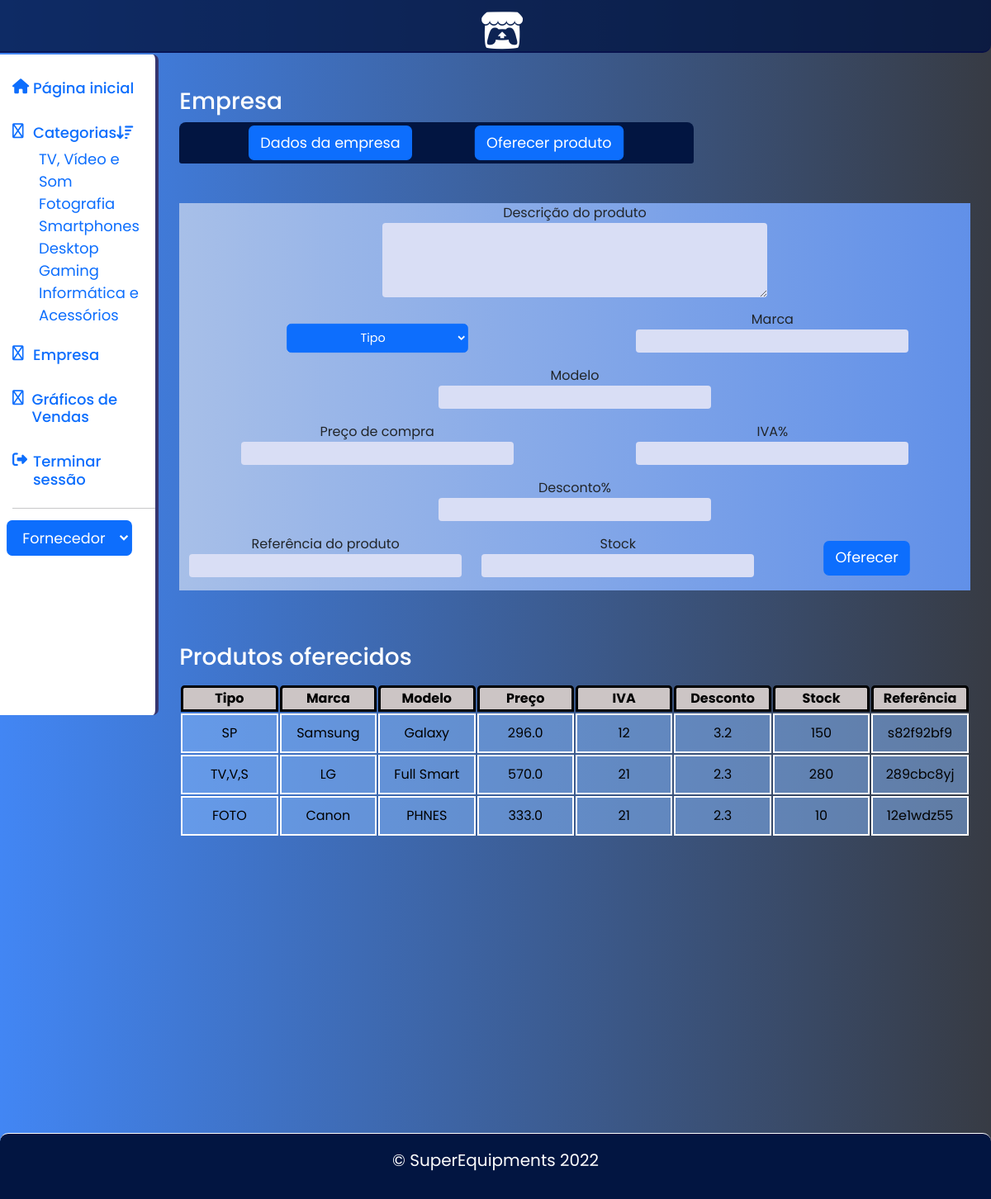
Screenshot of /oferecer_produto (signed in) with the database file from the repository.
### app.py (models this page shows)
class Produtos_Fornecedor(db.Model):
    __tablename__ = "Produtos Fornecedor"
    id = db.Column(db.Integer, primary_key=True)
    empresa = db.Column(db.String)
    email_empresa = db.Column(db.String(100))
    descriçao = db.Column(db.String)
    tipo = db.Column(db.String(100))
    marca = db.Column(db.String(200))
    modelo = db.Column(db.String(200))
    referencia = db.Column(db.String(9), unique=True)
    preço_compra = db.Column(db.Float)
    IVA = db.Column(db.Integer)
    desconto = db.Column(db.Float)
    stock = db.Column(db.Integer)

### app.py (the view, shortened to what this page needs)
@app.route('/oferecer_produto', methods=["GET", "POST"])
def oferecer_produto():
    if 'email' in session:
        if session['value_utilizador'] != 'Cliente':
            cookies = ler_cookie()
            value_utilizador = cookies['value_utilizador']
            email = cookies['email']
            produtos_fornecedor = Produtos_Fornecedor.query.filter_by(email_empresa=email)
            empresa = Fornecedor().query.filter_by(email=email).first()
            mensagem=""
            dados_empresa = Dados_Empresa.query.filter_by(id=1).first()
            form_oferecer = formularios.OferecerProduto()
            tipo=request.form.get('filtros')
            dados_formulario=formularios.OferecerProduto(request.form)
            referencia_existente = Produtos_Fornecedor.query.filter_by(referencia=dados_formulario.referencia.data).first()
            return render_template("fornecedor/oferecer_produto.html",
                                   produtos_fornecedor=produtos_fornecedor,
                                   form_oferecer=form_oferecer,
                                   categorias=categorias,
                                   dados_empresa=dados_empresa,
                                   value_utilizador=value_utilizador,
                                   mensagem=mensagem)
        else:
            return mensagem_interdito()
    return ir_fazer_login()

### formularios.py
class OferecerProduto(Form):
    descriçao = TextAreaField('Descrição do produto', [validators.InputRequired()])
    marca = StringField('Marca', [validators.InputRequired()])
    modelo = StringField('Modelo', [validators.InputRequired()])
    preço_compra = FloatField('Preço de compra', [validators.InputRequired()])
    IVA = IntegerField('IVA%', [validators.InputRequired()])
    desconto = FloatField('Desconto%', [validators.InputRequired()])
    referencia = StringField('Referência do produto', [validators.length(min=9, max=9, message="Introduça uma referencia de 9 carateres"),
                                                       validators.InputRequired()])
    stock = IntegerField('Stock', [validators.InputRequired()])
    quantidade = IntegerField('Quantidade')

### funçoes.py (called while the page is built)
def ler_cookie():
    email = request.cookies.get('email', 'Undefined')
    value_utilizador = request.cookies.get('tipo_de_utilizador', 'Undefined')
    cookies = {
        'email': email,
        'value_utilizador': value_utilizador
    }
    return cookies

### templates/fornecedor/oferecer_produto.html (shortened to what this page needs)
{% extends 'fornecedor/dados_empresa.html' %}
{% block oferecer_produto %}
{% from "layouts/macro.html" import render_field %}
    <br>
    <div class="container py-4 div-adicionar">
        <form action="/oferecer_produto", method="POST", class="row justify-content-center">
            <div class="container text-center form-adicionar">
                <div class="div-descriçao">
                    {{ render_field(form_oferecer.descriçao) }}
                </div>
                <div class="row">
                    <div class="col">
                        <select name="filtros" class="btn btn-primary dropdown-toggle select-tipo" required>
                            <option disabled selected value="">Tipo</option>
                        </select>
                    </div>
                    <div class="col" >
                        {{ render_field(form_oferecer.marca) }}
                    </div>
                    <div class="col" >
                            {{ render_field(form_oferecer.modelo) }}
                    </div>
                </div>
                <div class="row">
                    <div class="col" >
                            {{ render_field(form_oferecer.preço_compra) }}
                    </div>
                    <div class="col" >
                            {{ render_field(form_oferecer.IVA) }}
                    </div>
                    <div class="col" >
                            {{ render_field(form_oferecer.desconto) }}
                    </div>
                </div>
                <div class="row">
                    <div class="col" >
                            {{ render_field(form_oferecer.referencia) }}
                    </div>
                    <div class="col" >
                            {{ render_field(form_oferecer.stock) }}
                    </div>
                    <div class="col div-button  div-adicionar">
                        <button type="submit" class="btn btn-primary">
                            Oferecer
                        </button>
                    </div>
                </div>
            </div>
        </form>
    </div>
    <div class="seleccionar-stock">
        <h3>Produtos oferecidos</h3>
    </div>
    <div class="div-stock">
        <div id="tablescroll">
            <table>
                <tr>
                    <th>Tipo</th>
                    <th>Marca</th>
                    <th>Modelo</th>
                    <th>Preço</th>
                    <th>IVA</th>
                    <th>Desconto</th>
                    <th>Stock</th>
                    <th>Referência</th>
                </tr>
                {% for produto in produtos_fornecedor %}
                <tr>
                    <td>{{ produto.tipo }}</td>
                    <td>{{ produto.marca }}</td>
                    <td>{{ produto.modelo }}</td>
                    <td>{{ produto.preço_compra }}</td>
                    <td>{{ produto.IVA }}</td>
                    <td>{{ produto.desconto }}</td>
                    <td>{{ produto.stock }}</td>
                    <td>{{ produto.referencia }}</td>
                </tr>
                {% endfor %}
            </table>
        </div>
    </div>
{% endblock %}

### static/main.css (style rules this page uses)
body { font-family: 'Poppins', sans-serif; background: #373B44; background: -webkit-linear-gradient(to right, #4286f4, #373B44); background: linear-gradient(to right, #4286f4, #373B44); display:block; }
#nome, #email, #NIF, #contrasenha, #nome_empresa, #telefone, #endereço, #nome_acesso, #descriçao, #marca, #modelo, #preço_compra, #preço_venda, #stock, #quantidade, #limite, #armazem, #IVA, #desconto, #referencia, #dia, #mes, #ano { border-radius:4px; border-style: hidden; padding: 7px; background: rgb(217, 222, 245); height:28px; }
#descriçao { width: 50%; height: 90px; }
.div-button { margin-top: 20px; display:flex; justify-content: center; }
button { transform: scale(1.1); }

### static/interfaces.css (style rules this page uses)
body { background: #373B44; background: -webkit-linear-gradient(to right, #4286f4, #373B44); background: linear-gradient(to right, #4286f4, #373B44); }

### static/stock.css (style rules this page uses)
.seleccionar-stock { margin: 0 auto; margin-top: 40px; width: 95%; }
h3 { color: #fff; }
.div-stock { margin: 0 auto; margin-bottom: 40px; width: 100%; display: flex; justify-content: center; }
#tablescroll { height: 32rem; width: 100%; overflow: auto; }
table { table-layout: fixed; width: 95%; margin: 0 auto; margin-top: 8px; border-collapse: separate; }
th { border: solid 3px #000; text-align: center; color: #000; border-radius: 4.5px 4.5px 0 0; background: rgb(204, 197, 197); }
td { border: solid 2px #fff; padding: 10px; text-align: center; color: #000; background: rgb(137, 188, 255, .5); }
.form-adicionar { background: -webkit-linear-gradient(to right, #A7BFE8, #6190E8); background: linear-gradient(to right, #A7BFE8, #6190E8); width: 95%; margin: 0 auto; }
.form-adicionar .div-adicionar { margin-top: 10px; height: 10%; }
.select-tipo { margin-top: 15px; transform: scale(0.9); }

### rows the page displays
Produtos_Fornecedor: tipo "SP", marca "Samsung", modelo "Galaxy", preço_compra "296.0", IVA "12", desconto "3.2", stock "150", referencia "s82f92bf9"
Produtos_Fornecedor: tipo "TV,V,S", marca "LG", modelo "Full Smart", preço_compra "570.0", IVA "21", desconto "2.3", stock "280", referencia "289cbc8yj"
Produtos_Fornecedor: tipo "FOTO", marca "Canon", modelo "PHNES", preço_compra "333.0", IVA "21", desconto "2.3", stock "10", referencia "12e1wdz55"

### other values shown
{{ tipo[1] }} "TV, Vídeo e Som" "Fotografia" "Smartphones" "Desktop" "Gaming" "Informática e Acessórios"
{{ field.label }} "Descrição do produto Marca Modelo Preço de compra IVA% Desconto% Referência do produto Stock"
form field user-type "Fornecedor"
